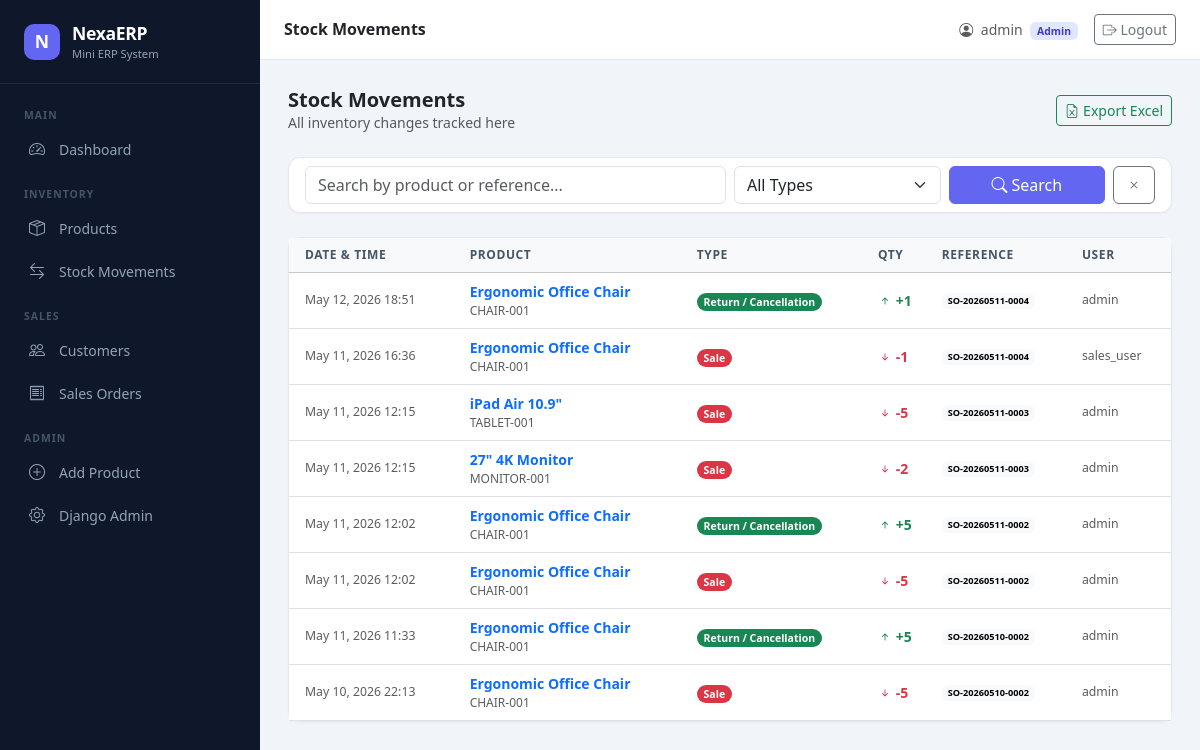
/movements/ (signed in), run on an earlier commit of the app's database.
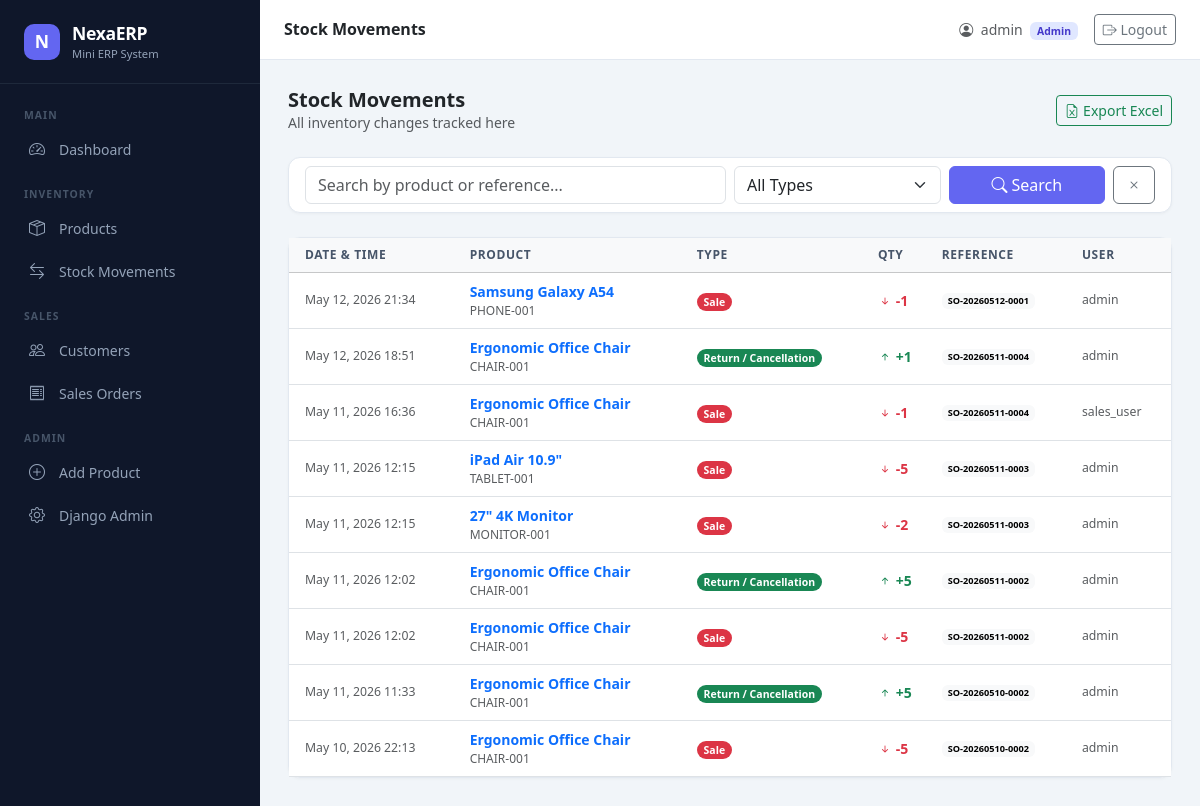
And on a later commit of the database.
### movements/models.py (models this page shows, shortened)
class StockMovement(models.Model):
    MOVEMENT_TYPES = [
        ('sale', 'Sale'),
        ('return', 'Return / Cancellation'),
        ('adjustment', 'Manual Adjustment'),
        ('purchase', 'Purchase / Restock'),
    ]
    product = models.ForeignKey('products.Product', on_delete=models.PROTECT, related_name='movements')
    qty = models.IntegerField(help_text='Positive = stock in, Negative = stock out')
    movement_type = models.CharField(max_length=20, choices=MOVEMENT_TYPES)
    reference = models.CharField(max_length=100, blank=True, help_text='e.g. Order number')
    user = models.ForeignKey(User, on_delete=models.SET_NULL, null=True, blank=True)
    timestamp = models.DateTimeField(auto_now_add=True)
    notes = models.TextField(blank=True)
    class Meta:
        ordering = ['-timestamp']

### products/models.py (models this page shows, shortened)
class Product(models.Model):
    sku = models.CharField(max_length=100, unique=True)
    name = models.CharField(max_length=255)
    category = models.CharField(max_length=100)
    cost_price = models.DecimalField(max_digits=12, decimal_places=2)
    selling_price = models.DecimalField(max_digits=12, decimal_places=2)
    stock_qty = models.IntegerField(default=0)
    image = models.ImageField(upload_to='products/', blank=True, null=True)
    image_hash = models.CharField(
        max_length=64,
        blank=True,
        null=True,
    )
    is_active = models.BooleanField(default=True)
    created_at = models.DateTimeField(auto_now_add=True)
    updated_at = models.DateTimeField(auto_now=True)
    class Meta:
        ordering = ['name']

### movements/views.py (the view)
# urls.py: path('', StockMovementListView.as_view(), name='movement_list'),
class StockMovementListView(SalesOrAdminMixin, ListView):
    model = StockMovement
    template_name = 'stock/movement_list.html'
    context_object_name = 'movements'
    paginate_by = 20
    def get_queryset(self):
        query = self.request.GET.get('q', '')
        movement_type = self.request.GET.get('movement_type', '')
        return StockMovementService.search(
            query=query or None,
            movement_type=movement_type or None
        )
    def get_context_data(self, **kwargs):
        context = super().get_context_data(**kwargs)
        context['search_form'] = StockMovementSearchForm(self.request.GET)
        return context

### movements/forms.py
class StockMovementSearchForm(forms.Form):
    q = forms.CharField(
        required=False,
        widget=forms.TextInput(attrs={'class': 'form-control', 'placeholder': 'Search by product or reference...'})
    )
    movement_type = forms.ChoiceField(
        required=False,
        choices=[('', 'All Types'), ('sale', 'Sale'), ('return', 'Return'), ('adjustment', 'Adjustment'), ('purchase', 'Purchase')],
        widget=forms.Select(attrs={'class': 'form-select'})
    )

### core/mixins.py (called while the page is built)
    def dispatch(self, request, *args, **kwargs):
        if not request.user.is_authenticated:
            return self.handle_no_permission()
        return super().dispatch(request, *args, **kwargs)

### movements/services.py (called while the page is built)
    @staticmethod
    def search(query=None, movement_type=None, product_id=None):
        qs = StockMovement.objects.select_related('product', 'user')
        if query:
            qs = qs.filter(reference__icontains=query) | \
                 StockMovement.objects.filter(
                     product__name__icontains=query
                 ).select_related('product', 'user')
        if movement_type:
            qs = qs.filter(movement_type=movement_type)
        if product_id:
            qs = qs.filter(product_id=product_id)
        return qs.distinct().order_by('-timestamp')

### movements/templates/stock/movement_list.html (shortened to what this page needs)
{% extends "base.html" %}
{% load humanize %}
{% block page_title %}Stock Movements{% endblock %}
{% block content %}
<div class="d-flex justify-content-between align-items-center mb-4">
    <div>
        <h5 class="fw-bold mb-0">Stock Movements</h5>
        <p class="text-muted small mb-0">All inventory changes tracked here</p>
    </div>
    <a href="{% url 'movement_export' %}" class="btn btn-outline-success btn-sm">
        <i class="bi bi-file-earmark-excel me-1"></i>Export Excel
    </a>
</div>
<div class="card mb-4">
    <div class="card-body py-2">
        <form method="get" class="row g-2 align-items-end">
            <div class="col-md-6">{{ search_form.q }}</div>
            <div class="col-md-3">{{ search_form.movement_type }}</div>
            <div class="col-md-3 d-flex gap-2">
                <button type="submit" class="btn btn-primary flex-fill"><i class="bi bi-search me-1"></i>Search</button>
                <a href="{% url 'movement_list' %}" class="btn btn-outline-secondary"><i class="bi bi-x"></i></a>
            </div>
        </form>
    </div>
</div>
<div class="card">
    <div class="card-body p-0">
        <table class="table table-hover mb-0">
            <thead class="table-light">
                <tr>
                    <th class="ps-3">Date & Time</th>
                    <th>Product</th>
                    <th>Type</th>
                    <th>Qty</th>
                    <th>Reference</th>
                    <th>User</th>
                </tr>
            </thead>
            <tbody>
                {% for movement in movements %}
                <tr>
                    <td class="ps-3 text-muted small">{{ movement.timestamp|date:"M d, Y H:i" }}</td>
                    <td>
                        <a href="{% url 'products_detail' movement.product.pk %}" class="text-decoration-none fw-semibold">
                            {{ movement.product.name }}
                        </a>
                        <div class="text-muted" style="font-size:0.75rem">{{ movement.product.sku }}</div>
                    </td>
                    <td>
                        <span class="badge rounded-pill
                            {% if movement.movement_type == 'sale' %}bg-danger
                            {% elif movement.movement_type == 'return' %}bg-success
                            {% elif movement.movement_type == 'purchase' %}bg-primary
                            {% else %}bg-secondary{% endif %}">
                            {{ movement.get_movement_type_display }}
                        </span>
                    </td>
                    <td class="fw-semibold {% if movement.qty > 0 %}text-success{% else %}text-danger{% endif %}">
                        {% if movement.qty > 0 %}<i class="bi bi-arrow-up-short"></i>{% else %}<i class="bi bi-arrow-down-short"></i>{% endif %}
                        {{ movement.qty|stringformat:"+d" }}
                    </td>
                    <td class="small">
                        {% if movement.reference %}
                        <span class="badge text-bg-light">{{ movement.reference }}</span>
                        {% else %}—{% endif %}
                    </td>
                    <td class="small text-muted">{{ movement.user.username|default:"System" }}</td>
                </tr>
                {% empty %}
                <tr><td colspan="6" class="text-center text-muted py-4">No stock movements found.</td></tr>
                {% endfor %}
            </tbody>
        </table>
    </div>
</div>
{% endblock %}

### templates/base.html (shortened to what this page needs)
{% load static %}
<!DOCTYPE html>
<html lang="en">
<head>
    <link href="https://cdn.jsdelivr.net/npm/bootstrap@5.3.2/dist/css/bootstrap.min.css" rel="stylesheet">
    <link href="https://cdn.jsdelivr.net/npm/bootstrap-icons@1.11.3/font/bootstrap-icons.css" rel="stylesheet">
    <link rel="stylesheet" href="{% static 'css/base.css' %}">
</head>
<body>
{% if user.is_authenticated %}
<nav id="sidebar">
    <a href="/" class="text-decoration-none">
        <div class="sidebar-brand">
            <div class="brand-logo">N</div>
            <div>
                <div class="brand-name">NexaERP</div>
                <div class="brand-sub">Mini ERP System</div>
            </div>
        </div>
    </a>
    <div class="sidebar-nav">
        <div class="nav-section">Main</div>
        <a href="{% url 'dashboard' %}" class="sidebar-link {% if request.resolver_match.namespace == 'core' %}active{% endif %}">
            <i class="bi bi-speedometer2"></i> Dashboard
        </a>
        <div class="nav-section mt-2">Inventory</div>
        <a href="{% url 'products_list' %}" class="sidebar-link {% if request.resolver_match.namespace == 'products' %}active{% endif %}">
            <i class="bi bi-box-seam"></i> Products
        </a>
        <a href="{% url 'movement_list' %}" class="sidebar-link {% if request.resolver_match.namespace == 'stock' %}active{% endif %}">
            <i class="bi bi-arrow-left-right"></i> Stock Movements
        </a>
        <div class="nav-section mt-2">Sales</div>
        <a href="{% url 'customer_list' %}" class="sidebar-link {% if request.resolver_match.namespace == 'customers' %}active{% endif %}">
            <i class="bi bi-people"></i> Customers
        </a>
        <a href="{% url 'order_list' %}" class="sidebar-link {% if request.resolver_match.namespace == 'orders' %}active{% endif %}">
            <i class="bi bi-receipt"></i> Sales Orders
        </a>
        {% if user.is_staff or user.is_superuser %}
        <div class="nav-section mt-2">Admin</div>
        <a href="{% url 'products_create' %}" class="sidebar-link">
            <i class="bi bi-plus-circle"></i> Add Product
        </a>
        <a href="{% url 'admin:index' %}" class="sidebar-link" target="_blank">
            <i class="bi bi-gear"></i> Django Admin
        </a>
        {% endif %}
    </div>
</nav>
<div id="main-content">
    <div class="topbar">
        <div class="d-flex align-items-center gap-3">
            <h6 class="mb-0 fw-semibold text-dark">{% block page_title %}Dashboard{% endblock %}</h6>
        </div>
        <div class="d-flex align-items-center gap-3">
            <span class="text-muted small">
                <i class="bi bi-person-circle me-1"></i>
                {{ user.get_full_name|default:user.username }}
                {% if user.is_staff %}<span class="badge ms-1" style="background:#e0e7ff;color:#4338ca;font-size:0.65rem">Admin</span>{% else %}<span class="badge ms-1" style="background:#dcfce7;color:#166534;font-size:0.65rem">Sales</span>{% endif %}
            </span>
            <form method="post" action="{% url 'logout' %}" class="d-inline">
                <button type="submit" class="btn btn-sm btn-outline-secondary">
                    <i class="bi bi-box-arrow-right"></i> Logout
                </button>
            </form>
        </div>
    </div>
    <div class="page-content">
        {% block content %}{% endblock %}
    </div>
</div>
{% else %}
<div>{% block auth_content %}{% endblock %}</div>
{% endif %}
</body>
</html>

### static/css/base.css (style rules this page uses)
:root { --sidebar-width: 260px; --sidebar-bg: #0f172a; --sidebar-accent: #6366f1; --sidebar-text: #94a3b8; --sidebar-hover: #1e293b; --topbar-height: 60px; }
body { background: #f1f5f9; font-family: 'Segoe UI', system-ui, sans-serif; }
#sidebar { position: fixed; top: 0; left: 0; bottom: 0; width: var(--sidebar-width); background: var(--sidebar-bg); z-index: 1000; overflow-y: auto; transition: transform 0.3s ease; }
.sidebar-brand { padding: 1.25rem 1.5rem; border-bottom: 1px solid #1e293b; display: flex; align-items: center; gap: 0.75rem; }
.brand-logo { width: 36px; height: 36px; border-radius: 10px; background: var(--sidebar-accent); display: flex; align-items: center; justify-content: center; font-size: 1.1rem; color: white; font-weight: 700; }
.brand-name { color: white; font-weight: 700; font-size: 1.1rem; letter-spacing: -0.02em; }
.brand-sub { color: var(--sidebar-text); font-size: 0.7rem; }
.sidebar-nav { padding: 1rem 0; }
.nav-section { padding: 0.5rem 1.5rem 0.25rem; color: #475569; font-size: 0.65rem; font-weight: 700; text-transform: uppercase; letter-spacing: 0.1em; }
.sidebar-link { display: flex; align-items: center; gap: 0.75rem; padding: 0.6rem 1.5rem; color: var(--sidebar-text); text-decoration: none; font-size: 0.875rem; font-weight: 500; border-left: 3px solid transparent; transition: all 0.15s; }
.sidebar-link i { font-size: 1rem; width: 20px; text-align: center; }
#main-content { margin-left: var(--sidebar-width); min-height: 100vh; }
.topbar { height: var(--topbar-height); background: white; border-bottom: 1px solid #e2e8f0; display: flex; align-items: center; padding: 0 1.5rem; justify-content: space-between; position: sticky; top: 0; z-index: 100; }
.page-content { padding: 1.75rem; }
.card { border: 1px solid #e2e8f0; border-radius: 12px; box-shadow: 0 1px 3px rgba(0, 0, 0, 0.04); }
.table { font-size: 0.875rem; }
.table th { font-weight: 600; color: #475569; font-size: 0.75rem; text-transform: uppercase; letter-spacing: 0.05em; border-top: none; }
.table td { vertical-align: middle; color: #1e293b; }
.btn-primary { background: var(--sidebar-accent); border-color: var(--sidebar-accent); }

What changed in the data, as far as the page shows it:
added StockMovement: timestamp "May 12, 2026 21:34", product.name "Samsung Galaxy A54", product.sku "PHONE-001", movement_type "Sale", qty "-1", reference "SO-20260512-0001", user.username "admin"
